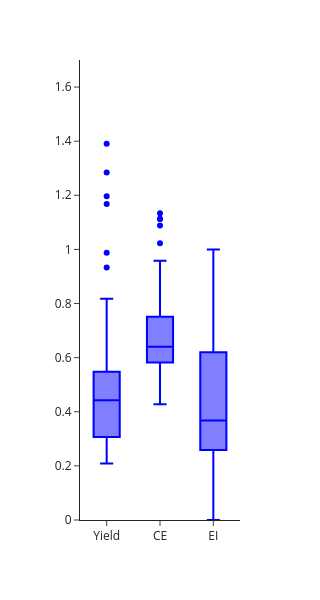

Notebook source saved alongside this figure:
### Code cell
##----- Bioproduction Energy Input Box Plot -----##
from sklearn.preprocessing import MinMaxScaler

# Filter rows with the substrate
filtered_df = df[df["SubstratePathway"] == "Glycolaldehyde_SACA"]

min_max_scaler = MinMaxScaler()

filtered_df = filtered_df[filtered_df['YieldBP_Mass'] != 0]
filtered_df = filtered_df[filtered_df['Carbon_Efficiency'] != 0]
filtered_df = filtered_df[filtered_df['Energy_Input'] != 0]

#filtered_df.loc[:,"Carbon_Efficiency"] = min_max_scaler.fit_transform(filtered_df[["Carbon_Efficiency"]])
#filtered_df.loc[:,"YieldBP_Mass"] = min_max_scaler.fit_transform(filtered_df[["YieldBP_Mass"]])
filtered_df.loc[:,"Energy_Input"] = min_max_scaler.fit_transform(filtered_df[["Energy_Input"]])

# Create a box plot using Plotly Express
fig = px.box(filtered_df, 
             y=[ "YieldBP_Mass","Carbon_Efficiency", "Energy_Input"],
             #title="Anaerobic Methanol Fixation",
             color_discrete_sequence=["blue"]
             #points="all"  # Show all data points
            )

fig.update_layout(template="simple_white", plot_bgcolor = "white", title = {'x': 0.52},
                 width=300, height=600, title_font_size=18, 
                 legend_title_text='Substrate Type', legend_font_size=16, legend_title_font_size=16
                 )

fig.update_layout(xaxis=dict(title="", tickvals=[0, 1, 2], ticktext=["Yield","CE", "EI"]),yaxis=dict(title=''))
fig.update_yaxes(range=[0, 1.7])

# Show the plot
fig.show()


fig.write_image(outputDirectory_general + date + "_DiscussionB_Glycolaldehyde_SACA" + ".png", scale=5)

### Figure 1 — Plotly figure (JSON) as saved in the notebook; plotly's stock layout.template omitted (floating-point values rounded to 4 significant figures; data arrays with more than 128 entries replaced by an {"elided": "..."} marker saying what was removed)
{"data": [{"alignmentgroup": "True", "hovertemplate": "variable=%{x}<br>value=%{y}<extra></extra>", "legendgroup": "", "marker": {"color": "blue"}, "name": "", "notched": false, "offsetgroup": "", "orientation": "v", "showlegend": false, "type": "box", "x": {"elided": "171 str values"}, "x0": " ", "xaxis": "x", "y": {"elided": "171 float values"}, "y0": " ", "yaxis": "y"}], "layout": {"boxmode": "group", "height": 600, "legend": {"font": {"size": 16}, "title": {"font": {"size": 16}, "text": "Substrate Type"}, "tracegroupgap": 0}, "margin": {"t": 60}, "plot_bgcolor": "white", "title": {"font": {"size": 18}, "x": 0.52}, "width": 300, "xaxis": {"anchor": "y", "domain": [0, 1], "ticktext": ["Yield", "CE", "EI"], "tickvals": [0, 1, 2], "title": {"text": ""}}, "yaxis": {"anchor": "x", "domain": [0, 1], "range": [0, 1.7], "title": {"text": ""}}}}
